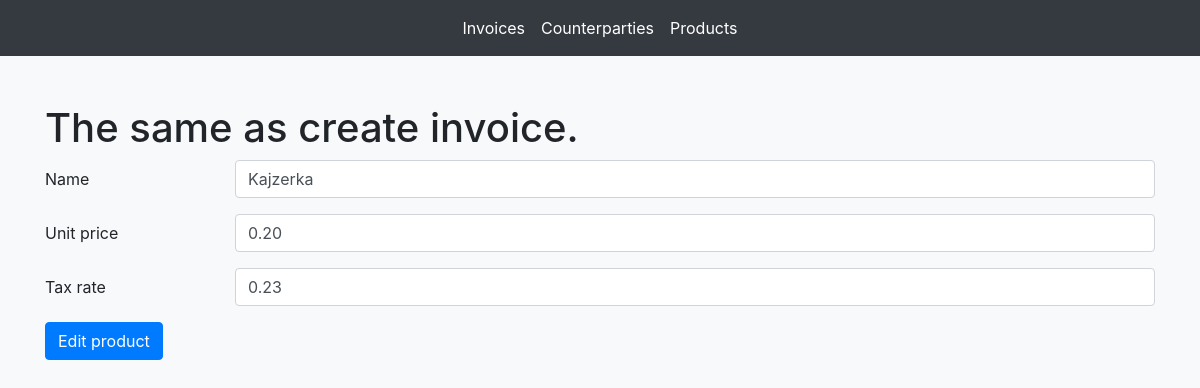
Before: /faktury/edytujprodukt/1/ with the older database file.
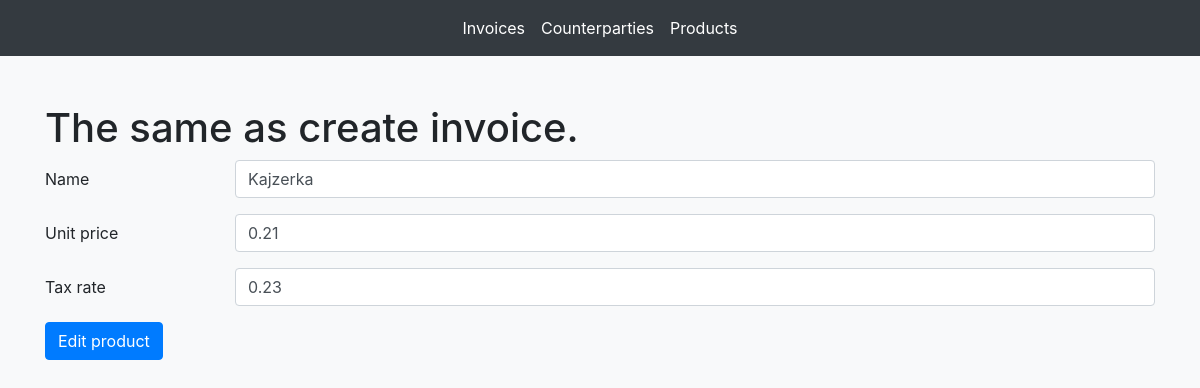
After: the same page with the newer database file.
### faktury/models.py (models this page shows, shortened)
class Service(models.Model):
    name = models.CharField(max_length=200)
    unit_price = models.DecimalField(decimal_places=2, max_digits=10)
    tax_rate = models.DecimalField(decimal_places=2, max_digits=2)

### faktury/views.py (the view)
# urls.py: path('edytujprodukt/<int:service_id>/', views.Service_edit_form, name='edytujprodukt'),
def Service_edit_form(request, service_id):
    service = get_object_or_404(Service, pk=service_id)
    data = {'name':service.name, 'unit_price':service.unit_price, 'tax_rate':service.tax_rate}
    form = ServiceForm(initial=data)
    if request.method == 'POST':
        form = ServiceForm(request.POST, instance=service)
        if form.is_valid():
            form.save()
            return redirect('faktury:listaproduktow')
    return render(request, 'faktury/edytujprodukt.html', {'form': form})

### faktury/forms.py
class ServiceForm(forms.ModelForm):
    class Meta:
        model = Service
        fields = ('name', 'unit_price', 'tax_rate')
        widgets = {
            'name': forms.TextInput(attrs={'class': 'form-control', 'placeholder': 'Name'}),
            'unit_price': forms.TextInput(attrs={'class': 'form-control', 'placeholder': 'Unit price'}),
            'tax_rate': forms.TextInput(attrs={'class': 'form-control', 'placeholder': 'Tax rate'})
        }

### faktury/templates/faktury/edytujprodukt.html (shortened to what this page needs)
{% extends "faktury/base.html" %}
{% block content %}
<div class="container mt-5">
    <h1>The same as create invoice.</h1>
    <form method="post">
        <div class="form-group row">
            <label for="inputName" class="col-sm-2 col-form-label">Name</label>
            <div class="col-sm-10">
                {{ form.name }}
            </div>
        </div>
        <div class="form-group row">
            <label for="inputUnitPrice" class="col-sm-2 col-form-label">Unit price</label>
            <div class="col-sm-10">
                {{ form.unit_price }}
            </div>
        </div>
        <div class="form-group row">
            <label for="inputTaxRate" class="col-sm-2 col-form-label">Tax rate</label>
            <div class="col-sm-10">
                {{ form.tax_rate }}
            </div>
        </div>
        <div class="form-group row">
            <div class="col-sm-10">
                <button type="submit" class="btn btn-primary">Edit product</button>
            </div>
        </div>
    </form>
</div>
{% endblock content %}

Changed rows visible on the page:
changed Service "Kajzerka": unit_price "0.20" → "0.21"
